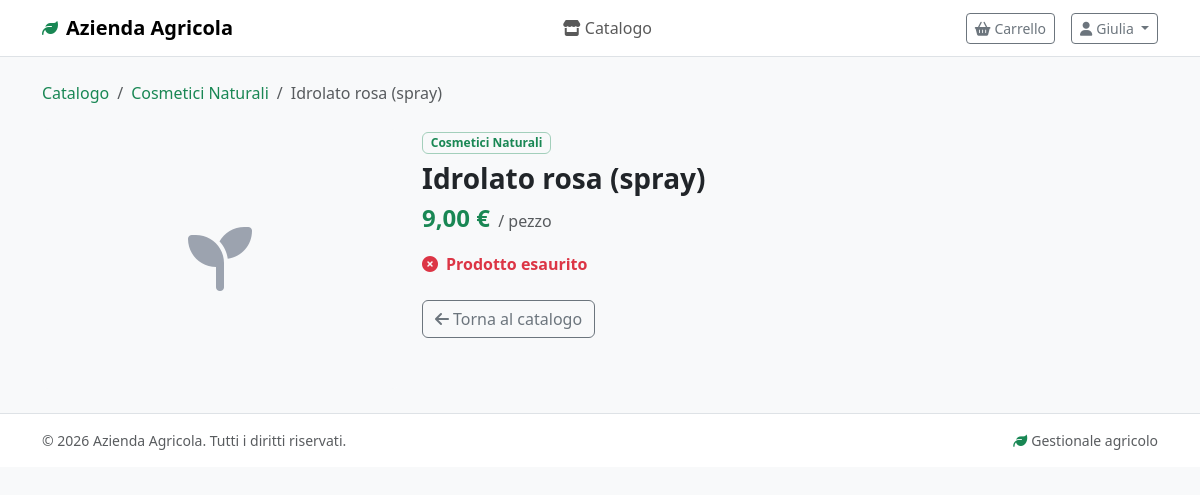
The app's page /cliente/prodotto.php?id=104 (signed in) with its own data.
### tables this page shows
CREATE TABLE IF NOT EXISTS PRODOTTO (
    idProdotto INT AUTO_INCREMENT PRIMARY KEY,
    nome VARCHAR(150) NOT NULL,
    unitaMisura ENUM('kg', 'litro', 'pezzo', 'grammo') NOT NULL,
    prezzoBase DECIMAL(10, 2) NOT NULL DEFAULT 0.00,
    idCategoria INT NOT NULL,
    
    FOREIGN KEY (idCategoria) REFERENCES CATEGORIA(idCategoria) ON DELETE RESTRICT,
    INDEX idx_categoria (idCategoria),
    INDEX idx_nome (nome)
);

CREATE TABLE IF NOT EXISTS CATEGORIA (
    idCategoria INT AUTO_INCREMENT PRIMARY KEY,
    nome VARCHAR(100) NOT NULL UNIQUE,
    descrizione TEXT NULL,
    
    INDEX idx_nome (nome)
);

### includes/db.php (called while the page is built, shortened)
<?php
function executeQuery($conn, $sql, $params = []) {
    $stmt = mysqli_prepare($conn, $sql);
    if (!empty($params)) {
        $types = '';
        foreach ($params as $param) {
            if (is_int($param))    $types .= 'i';
            elseif (is_float($param)) $types .= 'd';
            else                   $types .= 's';
        }
        mysqli_stmt_bind_param($stmt, $types, ...$params);
    }
    mysqli_stmt_execute($stmt);
    return $stmt;
}
function fetchOne($conn, $sql, $params = []) {
    $stmt  = executeQuery($conn, $sql, $params);
    $result = mysqli_stmt_get_result($stmt);
    $row   = mysqli_fetch_assoc($result);
    return $row;
}

### includes/functions.php (called while the page is built, shortened)
<?php
function formatPrice($amount) {
    return number_format($amount, 2, ',', '.') . ' €';
}

### cliente/prodotto.php (the view, shortened to what this page needs)
<?php
require_once '../includes/db.php';
require_once '../includes/functions.php';
$idProdotto = isset($_GET['id']) ? (int)$_GET['id'] : 0;
$prodotto = fetchOne($conn,
    "SELECT p.*, c.nome as nomeCategoria, c.idCategoria,
            COALESCE(SUM(conf.giacenzaAttuale), 0) as giacenzaTotale
     FROM PRODOTTO p
     INNER JOIN CATEGORIA c ON p.idCategoria = c.idCategoria
     LEFT JOIN CONFEZIONAMENTO conf ON p.idProdotto = conf.idProdotto
     WHERE p.idProdotto = ?
     GROUP BY p.idProdotto",
    [$idProdotto]
);
$confezioni = fetchAll($conn,
    "SELECT * FROM CONFEZIONAMENTO WHERE idProdotto = ? AND giacenzaAttuale > 0 ORDER BY pesoNetto",
    [$idProdotto]
);
include '../includes/header_cliente.php';
?>
<nav aria-label="breadcrumb" class="mb-4">
    <ol class="breadcrumb">
        <li class="breadcrumb-item">
            <a href="/cliente/catalogo.php" class="text-success text-decoration-none">Catalogo</a>
        </li>
        <li class="breadcrumb-item">
            <a href="/cliente/catalogo.php?categoria=<?php echo $prodotto['idCategoria']; ?>"
               class="text-success text-decoration-none">
                <?php echo htmlspecialchars($prodotto['nomeCategoria']); ?>
            </a>
        </li>
        <li class="breadcrumb-item active"><?php echo htmlspecialchars($prodotto['nome']); ?></li>
    </ol>
</nav>
<div class="row g-4">
    <div class="col-md-5 col-lg-4">
        <div class="card border-0 bg-light d-flex align-items-center justify-content-center"
             style="height:260px;color:#9ca3af">
            <i class="fas fa-seedling fa-4x"></i>
        </div>
    </div>
    <div class="col-md-7 col-lg-8">
        <span class="badge bg-light text-success border border-success-subtle mb-2">
            <?php echo htmlspecialchars($prodotto['nomeCategoria']); ?>
        </span>
        <h2 class="h3 fw-bold mb-1"><?php echo htmlspecialchars($prodotto['nome']); ?></h2>
        <div class="mb-3">
            <span class="fs-4 fw-bold text-success"><?php echo formatPrice($prodotto['prezzoBase']); ?></span>
            <span class="text-muted ms-1">/ <?php echo htmlspecialchars($prodotto['unitaMisura']); ?></span>
        </div>
        <?php if ($prodotto['giacenzaTotale'] > 0): ?>
            <div class="d-flex align-items-center gap-2 mb-4">
                <i class="fas fa-circle-check text-success"></i>
                <span class="text-success fw-semibold">Disponibile</span>
                <span class="text-muted small">(<?php echo $prodotto['giacenzaTotale']; ?> confezioni in stock)</span>
            </div>
        <?php else: ?>
            <div class="d-flex align-items-center gap-2 mb-4">
                <i class="fas fa-circle-xmark text-danger"></i>
                <span class="text-danger fw-semibold">Prodotto esaurito</span>
            </div>
        <?php endif; ?>
        <?php if ($prodotto['giacenzaTotale'] > 0 && !empty($confezioni)): ?>
        <form action="/api/carrello.php" method="POST">
            <input type="hidden" name="action" value="add">
            <input type="hidden" name="idProdotto" value="<?php echo $prodotto['idProdotto']; ?>">
            <div class="mb-3">
                <label class="form-label fw-semibold">Formato <span class="text-danger">*</span></label>
                <select name="idConfezionamento" class="form-select" id="selConfezione" required>
                    <option value="">-- Scegli formato --</option>
                    <?php foreach ($confezioni as $conf): ?>
                        <option value="<?php echo $conf['idConfezionamento']; ?>"
                                data-giacenza="<?php echo $conf['giacenzaAttuale']; ?>"
                                data-prezzo="<?php echo $conf['prezzo']; ?>">
                            <?php echo formatWeight($conf['pesoNetto'], $prodotto['unitaMisura']); ?>
                            — <?php echo formatPrice($conf['prezzo']); ?>
                            (<?php echo $conf['giacenzaAttuale']; ?> disp.)
                        </option>
                    <?php endforeach; ?>
                </select>
            </div>
            <div class="mb-4">
                <label class="form-label fw-semibold">Quantità</label>
                <div class="input-group" style="max-width:160px">
                    <button type="button" class="btn btn-outline-secondary" onclick="cambiaQta(-1)">
                        <i class="fas fa-minus" style="font-size:.65rem"></i>
                    </button>
                    <input type="number" name="quantita" id="inputQta"
                           class="form-control text-center qty-input"
                           value="1" min="1" max="99"
                           maxlength="8"
                           data-max="99"
                           required>
                    <button type="button" class="btn btn-outline-secondary" onclick="cambiaQta(1)">
                        <i class="fas fa-plus" style="font-size:.65rem"></i>
                    </button>
                </div>
            </div>
            <div class="d-flex gap-2">
                <button type="submit" class="btn btn-success">
                    <i class="fas fa-cart-plus me-1"></i>Aggiungi al carrello
                </button>
                <a href="/cliente/catalogo.php" class="btn btn-outline-secondary">
                    <i class="fas fa-arrow-left me-1"></i>Catalogo
                </a>
            </div>
        </form>
        <?php else: ?>
        <a href="/cliente/catalogo.php" class="btn btn-outline-secondary">
            <i class="fas fa-arrow-left me-1"></i>Torna al catalogo
        </a>
        <?php endif; ?>
    </div>
</div>
<?php include '../includes/footer_cliente.php'; ?>

### records on screen
prodotto: idCategoria.nome "Cosmetici Naturali", nome "Idrolato rosa (spray)", prezzoBase "9,00 €", unitaMisura "pezzo"

### other values on screen
APP_NAME "Azienda Agricola"
explode(' ', getUserName())[0] "Giulia"
